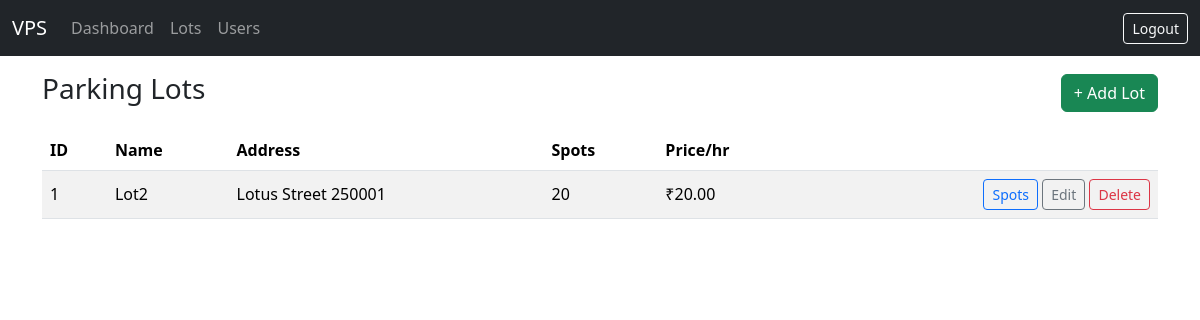
The page /admin/lots (signed in) on the database as committed earlier.
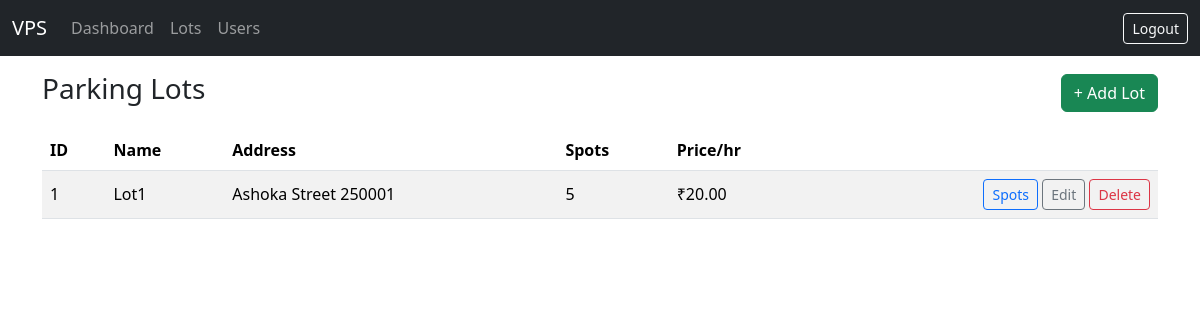
The same page on the database as committed later.
### models/models.py (models this page shows, shortened)
class ParkingLot(Base):
    __tablename__ = "parking_lots"
    id = Column(Integer, primary_key=True)
    name = Column(String, nullable=False)
    address_line_1 = Column(String, nullable=False)
    address_line_2 = Column(String)
    address_line_3 = Column(String)
    pin_code = Column(String(10), nullable=False)
    price_per_hour = Column(Numeric(10, 2), nullable=False)
    number_of_spots = Column(Integer, nullable=False)
    spots = relationship(
        "ParkingSpot", back_populates="parking_lot", cascade="all, delete-orphan"
    )

### app.py (the view)
@app.route("/admin/lots")
@login_required
@role_required("admin")
def list_lots():
    with SessionLocal() as db:
        lots = db.query(ParkingLot).all()
        return render_template("admin/lots.html", lots=lots)

### app.py (called while the page is built)
def login_required(view):
    @wraps(view)
    def wrapped(*a, **kw):
        if "user_id" not in session:
            flash("Please log in first.")
            return redirect(url_for("login"))
        return view(*a, **kw)
    return wrapped

def role_required(role):
    def deco(view):
        @wraps(view)
        def wrapped(*a, **kw):
            if session.get("role") != role:
                flash("Access denied.")
                return redirect(url_for("login"))
            return view(*a, **kw)
        return wrapped
    return deco

### templates/admin/lots.html (shortened to what this page needs)
{% extends 'base.html' %}
{% block content %}
<div class="d-flex justify-content-between align-items-center mb-3">
  <h3>Parking Lots</h3>
  <a class="btn btn-success" href="{{ url_for('add_lot') }}">+ Add Lot</a>
</div>
<table class="table table-striped align-middle">
  <thead>
    <tr>
      <th>ID</th><th>Name</th><th>Address</th><th>Spots</th>
      <th>Price/hr</th><th></th>
    </tr>
  </thead>
  <tbody>
  {% for lot in lots %}
    <tr>
      <td>{{ lot.id }}</td>
      <td>{{ lot.name }}</td>
      <td>{{ lot.address_line_1 }} {{ lot.pin_code }}</td>
      <td>{{ lot.number_of_spots }}</td>
      <td>₹{{ '%.2f'|format(lot.price_per_hour) }}</td>
      <td class="text-end">
        <a class="btn btn-sm btn-outline-primary"
           href="{{ url_for('lot_spots', lot_id=lot.id) }}">Spots</a>
        <a class="btn btn-sm btn-outline-secondary"
           href="{{ url_for('edit_lot', lot_id=lot.id) }}">Edit</a>
        <form class="d-inline" method="post"
              action="{{ url_for('delete_lot', lot_id=lot.id) }}"
              onsubmit="return confirm('Delete this lot?');">
          <button class="btn btn-sm btn-outline-danger">Delete</button>
        </form>
      </td>
    </tr>
  {% endfor %}
  </tbody>
</table>
{% endblock %}

### templates/base.html (shortened to what this page needs)
<!doctype html>
<html lang="en">
<head>
    <link rel="stylesheet"
          href="https://cdn.jsdelivr.net/npm/bootstrap@5.3.3/dist/css/bootstrap.min.css">
</head>
<body>
<nav class="navbar navbar-expand-lg navbar-dark bg-dark mb-3">
  <div class="container-fluid">
    <a class="navbar-brand" href="{{ url_for('root') }}">VPS</a>
    <div class="collapse navbar-collapse">
      <ul class="navbar-nav me-auto">
        {% if session.get('role')=='admin' %}
          <li class="nav-item"><a class="nav-link" href="{{ url_for('admin_dashboard') }}">Dashboard</a></li>
          <li class="nav-item"><a class="nav-link" href="{{ url_for('list_lots') }}">Lots</a></li>
          <li class="nav-item"><a class="nav-link" href="{{ url_for('list_users') }}">Users</a></li>
        {% elif session.get('role')=='user' %}
          <li class="nav-item"><a class="nav-link" href="{{ url_for('user_dashboard') }}">Dashboard</a></li>
        {% endif %}
      </ul>
      {% if session.get('user_id') %}
        <a class="btn btn-outline-light btn-sm" href="{{ url_for('logout') }}">Logout</a>
      {% endif %}
    </div>
  </div>
</nav>
<div class="container">
  {% block content %}{% endblock %}
</div>
</body>
</html>

Rows that differ between the two databases and show on the page:
changed ParkingLot id 1: name "Lot2" → "Lot1"; address_line_1 "Lotus Street" → "Ashoka Street"; number_of_spots "20" → "5"
